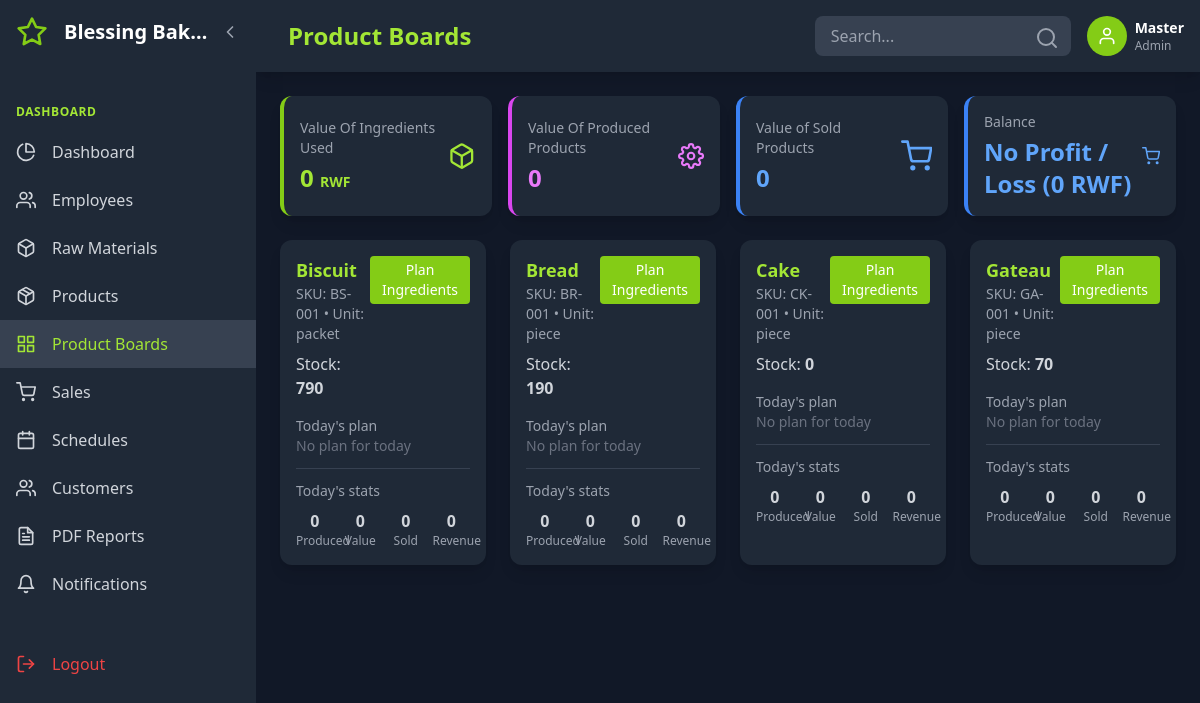
/?page=product_boards (signed in), run on an earlier commit of the app's database.
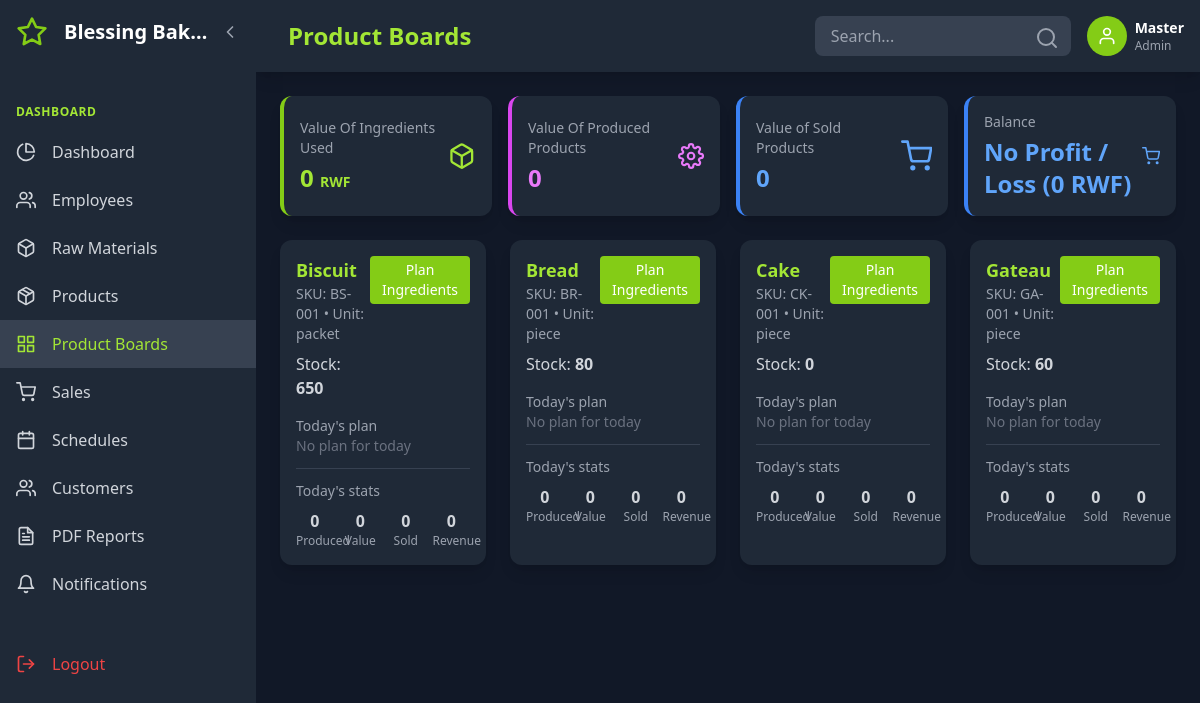
And on a later commit of the database.
### tables this page shows
CREATE TABLE `products` (
  `id` int(11) NOT NULL,
  `name` varchar(150) NOT NULL,
  `sku` varchar(80) DEFAULT NULL,
  `price` decimal(10,2) DEFAULT 0.00,
  `unit` varchar(20) DEFAULT NULL,
  `created_at` datetime DEFAULT current_timestamp(),
  `stock` int(11) NOT NULL DEFAULT 0
);

### app/controllers/product_boards.php (called while the page is built, shortened)
<?php
require_once __DIR__ . '/../../config/config.php';
$isAdmin = ($_SESSION['role'] ?? '') === 'admin';
$products = $conn->query('SELECT id, name, sku, unit, COALESCE(stock,0) as stock, COALESCE(price,0) as price FROM products ORDER BY name')->fetchAll(PDO::FETCH_ASSOC);
$today = date('Y-m-d');
$productionByProduct = [];
$salesByProduct = [];
$statsByProduct = [];
foreach ($products as $product) {
    $pid = $product['id'];
    $produced = $productionByProduct[$pid]['produced'] ?? 0;
    $plan_value = 0;
    $product_value = ((float)($product['price'] ?? 0)) * ((float)$produced);
    $statsByProduct[$pid] = [
        'product_id' => $pid,
        'stat_date' => $today,
        'produced' => $produced,
        'sold' => $salesByProduct[$pid]['qty'] ?? 0,
        'revenue' => $salesByProduct[$pid]['revenue'] ?? 0,
        'plan_value' => $plan_value,
        'product_value' => $product_value,
    ];
}
include __DIR__ . '/../views/product_boards.php';
?>

### public/index.php (called while the page is built, shortened)
<?php
$isAjax = (
    (!empty($_SERVER['HTTP_X_REQUESTED_WITH']) && strtolower($_SERVER['HTTP_X_REQUESTED_WITH']) === 'xmlhttprequest')
);
$page = $_GET['page'] ?? 'home';
$logged_in = isset($_SESSION['user_id']);
$admin_only_pages = ['dashboard','employees','employee_create','raw_materials','products','schedules','admin_reports','reports','material_orders','suppliers','supplier_trips'];
$employee_pages = ['product_boards','production','sales','employee_reports','customers'];
$common_pages = ['notifications','profile','change_password','logout','exports_pdf','export_page_pdf','exports_csv','quick_csv_export','export_schedule','settings'];
$public_pages = ['home','login'];
$dashboard_pages = array_merge($admin_only_pages, $employee_pages, $common_pages);
$dashboard_pages = array_diff($dashboard_pages, ['logout', 'exports_pdf', 'export_page_pdf', 'exports_csv', 'quick_csv_export', 'export_schedule']);
if ($page === 'exports_pdf' && $logged_in) {
    ob_end_clean();
    include __DIR__ . '/../app/controllers/exports_pdf.php';
} else if ($page === 'export_page_pdf' && $logged_in) {
    ob_end_clean();
    include __DIR__ . '/../app/controllers/export_page_pdf.php';
} else if ($page === 'exports_csv' && $logged_in) {
    ob_end_clean();
    include __DIR__ . '/../app/controllers/exports_csv.php';
} else if ($page === 'quick_csv_export' && $logged_in) {
    ob_end_clean();
    include __DIR__ . '/../app/controllers/quick_csv_export.php';
} else if ($page === 'export_schedule' && $logged_in) {
    ob_end_clean();
    include __DIR__ . '/../app/controllers/export_schedule.php';
} else if (in_array($page, $dashboard_pages) && $logged_in) {
    if ($isAjax) {
        include __DIR__ . '/../app/controllers/' . $page . '.php';
    } else {
        include __DIR__ . '/../app/views/header.php';
        include __DIR__ . '/../app/controllers/' . $page . '.php';
        include __DIR__ . '/../app/views/footer.php';
    }
} else if (in_array($page, $public_pages)) {
    if ($page === 'home') {
        include __DIR__ . '/../app/controllers/home.php';
    } else {
        include __DIR__ . '/../app/views/public_header.php';
        include __DIR__ . '/../app/controllers/' . $page . '.php';
        include __DIR__ . '/../app/views/public_footer.php';
    }
}
?>

### app/views/product_boards.php (the view, shortened to what the changed rows need)
<div class="grid grid-cols-1 md:grid-cols-2 lg:grid-cols-4 gap-6">
    <?php foreach($products as $product):
        $pid = $product['id'];
        $planList = $plansByProduct[$pid] ?? [];
        $stat = $statsByProduct[$pid] ?? null;
    ?>
    <div class="bg-gray-800 rounded-xl p-4 shadow-lg">
        <div class="flex justify-between items-start">
            <div>
                <h3 class="text-lg font-bold text-lime-400"><?= htmlspecialchars($product['name']) ?></h3>
                <p class="text-gray-400 text-sm">SKU: <?= htmlspecialchars($product['sku'] ?? '') ?> • Unit: <?= htmlspecialchars($product['unit'] ?? '') ?></p>
                <p class="text-gray-300 mt-2">Stock: <span class="font-semibold"><?= number_format($product['stock'],0) ?></span></p>
            </div>
            <div class="flex flex-col items-end space-y-2">
                <?php
                    $planJson = '';
                ?>
                <?php if($isAdmin): ?>
                <button data-product="<?= $pid ?>" data-plan='<?= $planJson ?>' class="openPlanBtn bg-lime-500 px-3 py-1 rounded text-sm">Plan Ingredients</button>
                <?php endif; ?>
            </div>
        </div>
        <div class="mt-4">
            <h4 class="text-sm text-gray-400">Today's plan</h4>
            <?php if(empty($planList)): ?>
                <p class="text-gray-500 text-sm">No plan for today</p>
            <?php endif; ?>
        </div>
        <div class="mt-3 border-t border-gray-700 pt-3">
            <h4 class="text-sm text-gray-400">Today's stats</h4>
            <div class="grid grid-cols-4 gap-2 mt-2 text-center">
                <div>
                    <div class="text-gray-300 font-semibold"><?= intval($stat['produced'] ?? 0) ?></div>
                    <div class="text-gray-400 text-xs">Produced</div>
                </div>
                <div>
                    <div class="text-gray-300 font-semibold"><?= number_format($stat['product_value'], 0) ?></div>
                    <div class="text-gray-400 text-xs">Value</div>
                </div>
                <div>
                    <div class="text-gray-300 font-semibold"><?= intval($stat['sold'] ?? 0) ?></div>
                    <div class="text-gray-400 text-xs">Sold</div>
                </div>
                <div>
                    <div class="text-gray-300 font-semibold"><?= number_format($stat['revenue'] ?? 0,0) ?></div>
                    <div class="text-gray-400 text-xs">Revenue</div>
                </div>
            </div>
        </div>
    </div>
    <?php endforeach; ?>
</div>

What changed in the data, as far as the page shows it:
changed products "Biscuit": stock "790" → "650"
changed products "Bread": stock "190" → "80"
changed products "Gateau": stock "70" → "60"
